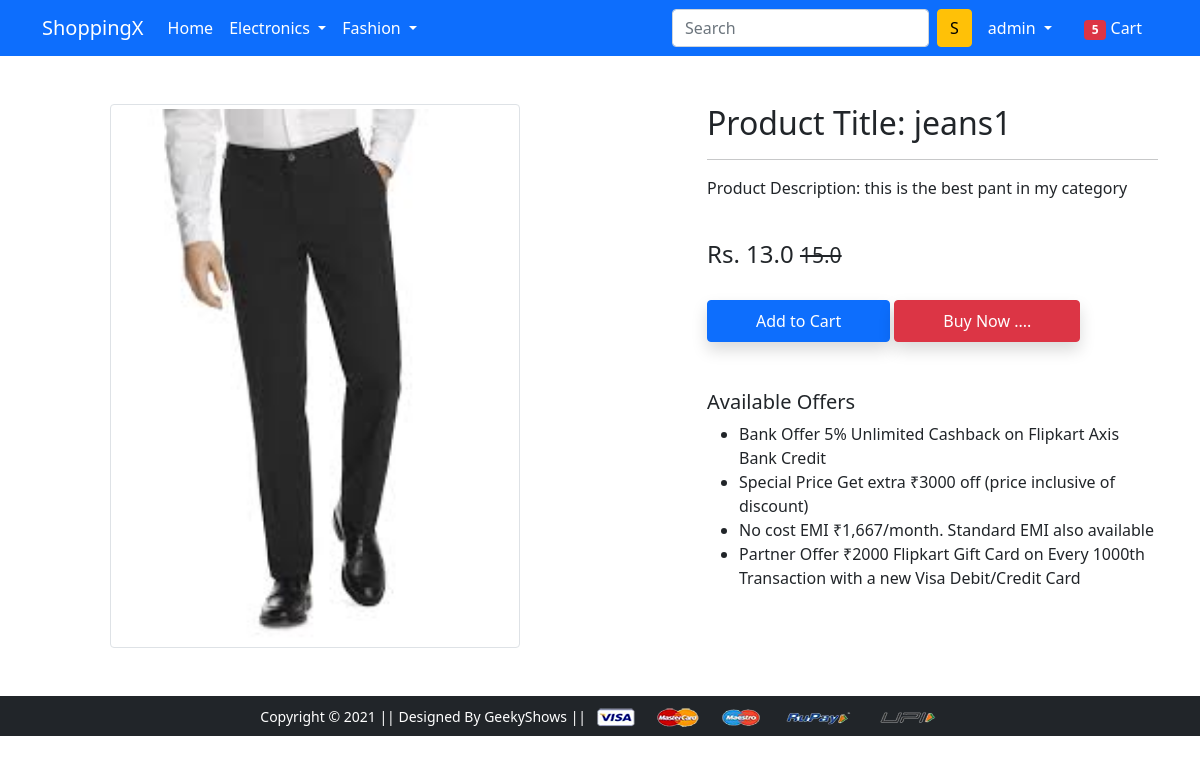
Page /product-detail/1/ (signed in) on the committed database.
### app/models.py (models this page shows, shortened)
class Customer(models.Model):
    user=models.OneToOneField(User,on_delete=models.CASCADE)
    name=models.CharField(max_length=200, null = True, blank = True)
    locality=models.CharField(max_length=200, null = True, blank = True)
    city=models.CharField(max_length=50, null = True, blank = True)
    zipcode=models.IntegerField(null = True, blank = True)
    state=models.CharField(choices=STATE_CHOICES,max_length=50, null = True, blank = True)
    def totalCartItem(self):
        return Cart.objects.filter(user=self.user).count()

class Product(models.Model):
    title=models.CharField(max_length=100)
    selling_price=models.FloatField()
    discounted_price=models.FloatField()
    description=models.TextField()
    brand=models.CharField(max_length=100)
    category=models.CharField(choices=CATEGORY_CHOICES,max_length=2)
    product_image=models.ImageField(upload_to='productImg')

### app/views.py (the view)
# urls.py: path('product-detail/<int:pk>/', views.ProductDetail.as_view(), name='product-detail'),
class ProductDetail(DetailView):
    model=Product
    template_name='app/productdetail.html'
    def get_context_data(self, **kwargs):
        context= super().get_context_data(**kwargs)
        if self.request.user.is_authenticated or self.request.user.is_anonymous:
            context['productAlreadyInCart']=Cart.objects.filter(user=self.request.user,product__id=self.kwargs['pk']).exists()
        return context

### app/templates/app/productdetail.html (shortened to what this page needs)
{% extends 'app/base.html' %}
{% load static %}
{% block main-content %}
<div class="container-xl my-5">
 <div class="row">
  <div class="col-sm-6 text-center align-self-center">
   <img src="{{product.product_image.url}}" alt="" class="img-fluid img-thumbnail w-75">
  </div>
  <div class="col-sm-5 offset-sm-1">
   <h2>Product Title: {{product.title}}</h2>
   <hr>
   <p>Product Description: {{product.description}}</p> <br>
   <h4>Rs. {{product.discounted_price}}
       <small class="fw-light text-decoration-line-through">{{product.selling_price}}</small></h4> <br>
    {%if productAlreadyInCart%}
   <a href="{% url 'add_to_cart' product.id %}" class="btn btn-warning shadow px-5 py-2">
       Go to Cart    </a>
       {%else%}
       <a href="{% url 'add_to_cart' product.id %}" class="btn btn-primary shadow px-5 py-2">
       Add to Cart</a>
       {%endif%}
   <a href="{% url 'buy-now' %}" class="btn btn-danger shadow px-5 py-2 ">Buy Now ....</a>
   <h5 class="mt-5">Available Offers</h5>
   <ul>
    <li>Bank Offer 5% Unlimited Cashback on Flipkart Axis Bank Credit</li>
    <li>Special Price Get extra ₹3000 off (price inclusive of discount)</li>
    <li>No cost EMI ₹1,667/month. Standard EMI also available</li>
    <li>Partner Offer ₹2000 Flipkart Gift Card on Every 1000th Transaction with a new Visa Debit/Credit Card</li>
   </ul>
</div>
 </div>
</div>
{% endblock main-content %}

### app/templates/app/base.html (shortened to what this page needs)
<!doctype html>
{% load static %}
<html lang="en">
  <head>
    <link href="https://cdn.jsdelivr.net/npm/bootstrap@5.0.0-beta1/dist/css/bootstrap.min.css" rel="stylesheet">
    <link rel="stylesheet" href="{% static 'app/css/owl.carousel.min.css' %}">
    <link rel="stylesheet" href="{% static 'app/css/all.min.css' %}">
    <link rel="stylesheet" href="{% static 'app/css/style.css' %}">
  </head>
  <body>
    <nav class="navbar navbar-expand-lg navbar-dark bg-primary">
     <div class="container">
       <a class="navbar-brand" href="/">ShoppingX</a>
       <div class="collapse navbar-collapse" id="navbarSupportedContent">
         <ul class="navbar-nav me-auto mb-2 mb-lg-0">
           <li class="nav-item">
             <a class="nav-link active" aria-current="page" href="/">Home</a>
           </li>
           <li class="nav-item dropdown">
             <a class="nav-link dropdown-toggle text-white" href="#" id="electronicsDropdown" role="button" data-bs-toggle="dropdown" aria-expanded="false">
               Electronics
             </a>
           </li>
           <li class="nav-item dropdown">
             <a class="nav-link dropdown-toggle text-white" href="#" id="fashionDropdown" role="button" data-bs-toggle="dropdown" aria-expanded="false">
               Fashion
             </a>
           </li>
         </ul>
         <form class="d-flex">
           <input class="form-control me-2" type="search" placeholder="Search" aria-label="Search">
           <button class="btn btn-warning" type="submit">S</button>
         </form>
         <div>
          <ul class="navbar-nav me-auto mb-2 mb-lg-0">
            {%if request.user.is_authenticated and not request.user.is_anonymous%}
           <li class="nav-item dropdown mx-2">
              <a class="nav-link dropdown-toggle text-white" href="#" id="profileDropdown" role="button" data-bs-toggle="dropdown" aria-expanded="false">
                {{request.user.username}}
              </a>
            </li>
            <li class="nav-item mx-2">
             <a href="{% url 'cart' %}" class="nav-link text-white"><span class="badge bg-danger">
               {{request.user.customer.totalCartItem}}</span> Cart </a>
            </li>
            {%endif%}
          </ul>
         </div>
       </div>
     </div>
    </nav>
    {% block main-content %} {% endblock main-content %}
    <footer class="container-fluid bg-dark text-center p-2 mt-5">
        <small class="text-white">Copyright &copy; 2021 || Designed By GeekyShows || </small>
        <img src="{% static 'app/images/payment.png' %}" alt="" srcset="" class="img-fluid" height="2px">
    </footer>
  </body>
</html>

### rows in the picture
Product: product_image (picture), title "jeans1", description "this is the best pant in my category", discounted_price "13.0", selling_price "15.0"

### other values in the picture
{{ request.user.username }} "admin"
{{ request.user.customer.totalCartItem }} "5"
